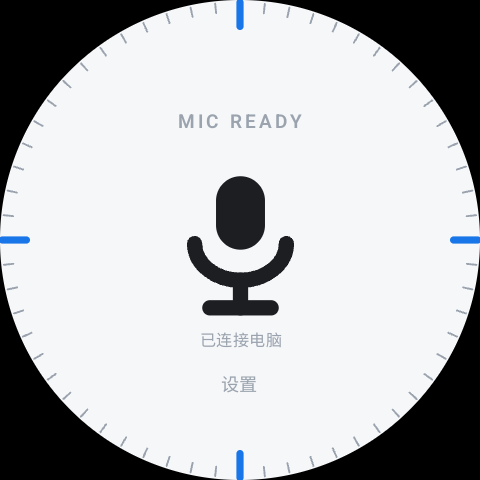
#> input picture design/watch-ui/0.3.0-dev.1-candidate.4/parent-ready.png, 480 x 480 px
$ python render.py
#> lines starting #> are read from the running program, lines starting #| are printed output that depends on the picture
"""Pixel-accurate study of a 2 dp left optical offset for the Ready status."""

from pathlib import Path
from PIL import Image, ImageDraw


here = Path(__file__).resolve().parent
image = Image.open(here / "parent-ready.png").convert("RGB")
status = image.crop((180, 326, 301, 357))
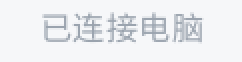
#> status: PIL image 121x31 RGB (shown 2 times larger); mean R, G, B 236, 237.8, 240.8
ImageDraw.Draw(image).rectangle((180, 326, 300, 356), fill=image.getpixel((180, 335)))
image.paste(status, (176, 326))
image.save(here / "ready-status-centered.png")
